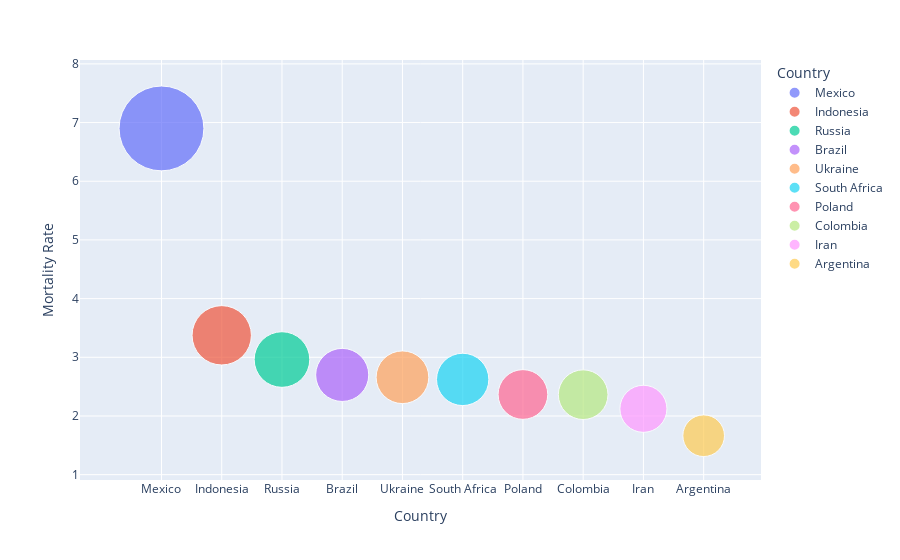

The code cell stored with this chart in its notebook:
### Markdown cell above
<h1><center>Top 10 Countries with Highest Mortality Rate</center></h1>

### Code cell
# Create a bubble chart using px.scatter for mortality rate. 

sorted_country_df2 = sorted_country_df.sort_values(by='mortality_rate',ascending=False)
fig = px.scatter(sorted_country_df2.head(10), x="Country", y="mortality_rate", color="Country",size_max=60,size="mortality_rate")
fig.update_xaxes(title_text='Country')
fig.update_yaxes(title_text='Mortality Rate')
fig.update_layout(legend_title="Country")

fig.show()

### Figure 1 — Plotly figure (JSON) as saved in the notebook; plotly's stock layout.template omitted (floating-point values rounded to 4 significant figures)
{"data": [{"hovertemplate": "Country=%{x}<br>mortality_rate=%{marker.size}<extra></extra>", "legendgroup": "Mexico", "marker": {"color": "#636efa", "size": [6.9], "sizemode": "area", "sizeref": 0.001917, "symbol": "circle"}, "mode": "markers", "name": "Mexico", "orientation": "v", "showlegend": true, "type": "scatter", "x": ["Mexico"], "xaxis": "x", "y": [6.9], "yaxis": "y"}, {"hovertemplate": "Country=%{x}<br>mortality_rate=%{marker.size}<extra></extra>", "legendgroup": "Indonesia", "marker": {"color": "#EF553B", "size": [3.375], "sizemode": "area", "sizeref": 0.001917, "symbol": "circle"}, "mode": "markers", "name": "Indonesia", "orientation": "v", "showlegend": true, "type": "scatter", "x": ["Indonesia"], "xaxis": "x", "y": [3.375], "yaxis": "y"}, {"hovertemplate": "Country=%{x}<br>mortality_rate=%{marker.size}<extra></extra>", "legendgroup": "Russia", "marker": {"color": "#00cc96", "size": [2.962], "sizemode": "area", "sizeref": 0.001917, "symbol": "circle"}, "mode": "markers", "name": "Russia", "orientation": "v", "showlegend": true, "type": "scatter", "x": ["Russia"], "xaxis": "x", "y": [2.962], "yaxis": "y"}, {"hovertemplate": "Country=%{x}<br>mortality_rate=%{marker.size}<extra></extra>", "legendgroup": "Brazil", "marker": {"color": "#ab63fa", "size": [2.7], "sizemode": "area", "sizeref": 0.001917, "symbol": "circle"}, "mode": "markers", "name": "Brazil", "orientation": "v", "showlegend": true, "type": "scatter", "x": ["Brazil"], "xaxis": "x", "y": [2.7], "yaxis": "y"}, {"hovertemplate": "Country=%{x}<br>mortality_rate=%{marker.size}<extra></extra>", "legendgroup": "Ukraine", "marker": {"color": "#FFA15A", "size": [2.66], "sizemode": "area", "sizeref": 0.001917, "symbol": "circle"}, "mode": "markers", "name": "Ukraine", "orientation": "v", "showlegend": true, "type": "scatter", "x": ["Ukraine"], "xaxis": "x", "y": [2.66], "yaxis": "y"}, {"hovertemplate": "Country=%{x}<br>mortality_rate=%{marker.size}<extra></extra>", "legendgroup": "South Africa", "marker": {"color": "#19d3f3", "size": [2.623], "sizemode": "area", "sizeref": 0.001917, "symbol": "circle"}, "mode": "markers", "name": "South Africa", "orientation": "v", "showlegend": true, "type": "scatter", "x": ["South Africa"], "xaxis": "x", "y": [2.623], "yaxis": "y"}, {"hovertemplate": "Country=%{x}<br>mortality_rate=%{marker.size}<extra></extra>", "legendgroup": "Poland", "marker": {"color": "#FF6692", "size": [2.366], "sizemode": "area", "sizeref": 0.001917, "symbol": "circle"}, "mode": "markers", "name": "Poland", "orientation": "v", "showlegend": true, "type": "scatter", "x": ["Poland"], "xaxis": "x", "y": [2.366], "yaxis": "y"}, {"hovertemplate": "Country=%{x}<br>mortality_rate=%{marker.size}<extra></extra>", "legendgroup": "Colombia", "marker": {"color": "#B6E880", "size": [2.363], "sizemode": "area", "sizeref": 0.001917, "symbol": "circle"}, "mode": "markers", "name": "Colombia", "orientation": "v", "showlegend": true, "type": "scatter", "x": ["Colombia"], "xaxis": "x", "y": [2.363], "yaxis": "y"}, {"hovertemplate": "Country=%{x}<br>mortality_rate=%{marker.size}<extra></extra>", "legendgroup": "Iran", "marker": {"color": "#FF97FF", "size": [2.122], "sizemode": "area", "sizeref": 0.001917, "symbol": "circle"}, "mode": "markers", "name": "Iran", "orientation": "v", "showlegend": true, "type": "scatter", "x": ["Iran"], "xaxis": "x", "y": [2.122], "yaxis": "y"}, {"hovertemplate": "Country=%{x}<br>mortality_rate=%{marker.size}<extra></extra>", "legendgroup": "Argentina", "marker": {"color": "#FECB52", "size": [1.664], "sizemode": "area", "sizeref": 0.001917, "symbol": "circle"}, "mode": "markers", "name": "Argentina", "orientation": "v", "showlegend": true, "type": "scatter", "x": ["Argentina"], "xaxis": "x", "y": [1.664], "yaxis": "y"}], "layout": {"legend": {"itemsizing": "constant", "title": {"text": "Country"}, "tracegroupgap": 0}, "margin": {"t": 60}, "xaxis": {"anchor": "y", "categoryarray": ["Mexico", "Indonesia", "Russia", "Brazil", "Ukraine", "South Africa", "Poland", "Colombia", "Iran", "Argentina"], "categoryorder": "array", "domain": [0, 1], "title": {"text": "Country"}}, "yaxis": {"anchor": "x", "domain": [0, 1], "title": {"text": "Mortality Rate"}}}}
